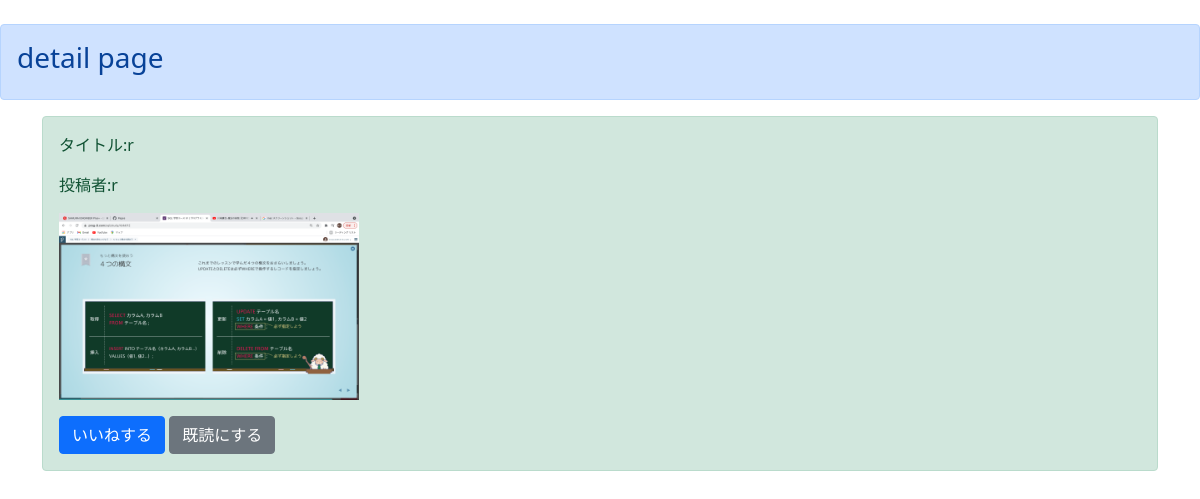
The page /detail/2 (signed in) on the database its author committed.
### boardapp/models.py (models this page shows)
class BoardModel(models.Model):
    title = models.CharField(max_length=100)
    content = models.TextField()
    author = models.CharField(max_length=50)
    snsimage = models.ImageField(upload_to='')
    good = models.IntegerField(null=True, blank=True,default=1)
    read = models.IntegerField(null=True, blank=True,default=1)
    readtext = models.TextField(null=True, blank=True,default='a')

### boardapp/views.py (the view)
# urls.py: path('detail/<int:pk>',detailfunc, name='detail'),
def detailfunc(request, pk):
    object=get_object_or_404(BoardModel, pk=pk)
    return render(request, 'detail.html', {'object':object})

### templates/detail.html
{% extends 'base.html' %}
{% block header %}
<div class="alert alert-primary" role="alert">
    <h3>detail page</h3>
</div>
{% endblock header %}
{% block content %}
{% if user.is_authenticated %}
<div class="container">
    <div class="alert alert-success" role="alert">
        <p>タイトル:{{ object.title}}</p>
        <p>投稿者:{{ object.author}}</p>
        <p><img src="{{ object.snsimage.url}}" width=300></p>
        <a href="{% url 'good' object.pk %}" class="btn btn-primary  " tabindex="-1" role="button" aria-disabled="true">いいねする</a>
        <a href="{% url 'read' object.pk%}" class="btn btn-secondary  " tabindex="-1" role="button" aria-disabled="true">既読にする</a>
    </div>
{% else %}
please log in
{% endif %}
</div>
{% endblock content %}

### rows shown on the page
BoardModel: title "r", author "r", snsimage (picture)
